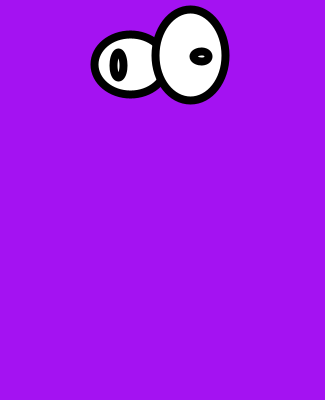
Frame 1 (no input)
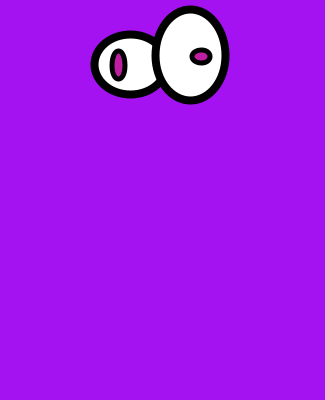
Frame 60 (the mouse pressed at the canvas centre just before this capture)
Frame 120 (the mouse held since frame 60 and released just before this capture): identical to frame 60, image omitted

The Processing sketch that drew these frames (run headless with seeded random() and noise(); from frame 60 on, the mouse is pressed at the canvas centre):

// Processing sketch: processing_156181
// ── processing_156181.pde

  float mx=mouseX;
  float my=mouseY;
  
void setup() {
  size(325, 400);
    background(random(255), random(72), random(255));
    

strokeWeight(8);
ellipse(130, 64, 72, 60);
ellipse(190, 55, 70, 91);

}

void draw() {
  if (mousePressed) {
    //fill(0);
  } 
  else {
    ellipse(118, 65, 10, 25);
    
ellipse(201, 56, 15, 10);

    fill(random(255), random(255), random(255));
    //fill(color(204, 102, 0));
   
  }
  strokeWeight(2);
}
